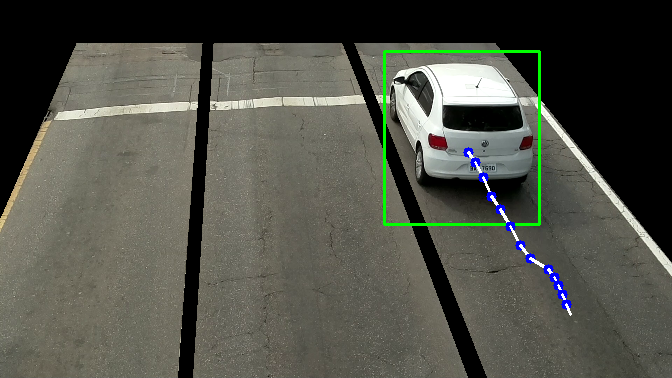
#> input picture img/115speed_54.06146347002367.png, 672 x 378 px, given as the content of the folder img/novo, which was not available
$ python join_images.py
#> lines starting #> are read from the running program, lines starting #| are printed output that depends on the picture; after the words box and inside, x2 and y2 are one past the last pixel; in counts of white or black regions, pixels touching at a corner belong together; pictures that were not available may be replaced by others from this repository, and a replacement may not be noted
# -*- coding: utf-8 -*-
"""
Created on Tue Oct 23 18:31:55 2018

@author: broch
"""
import os
import cv2
import numpy as np


PATH_VALOR_NOVO = 'img/novo'
PATH_VALOR_VELHO = 'img/velho'
PATH_OUT = 'img/'

NEW_VALUES = os.listdir(PATH_VALOR_NOVO)
OLD_VALUES = os.listdir(PATH_VALOR_VELHO)
array = []
for i in range(len(NEW_VALUES)):
    array.append((OLD_VALUES[i], NEW_VALUES[i]))


for new_img, old_img in array:
    if new_img == old_img:
        file_name = new_img[:new_img.find('.')]
        new_image = cv2.imread(f'{PATH_VALOR_NOVO}/{new_img}')
#> new_image is the input picture: shape (378, 672, 3); mean B, G, R 72.9, 82.2, 81.2
        old_image = cv2.imread(f'{PATH_VALOR_VELHO}/{old_img}')

        cv2.putText(new_image, 'New values', (20, 20), 2, .6, (255, 255, 255), 1)
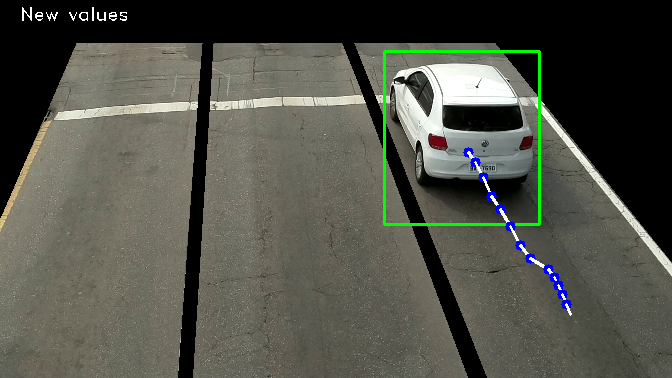
#> new_image: shape (378, 672, 3); 0.14% of pixels changed, all inside (x1, y1, x2, y2) = (22, 7, 127, 21)
        cv2.putText(old_image, 'Old values', (20, 20), 2, .6, (255, 255, 255), 1)
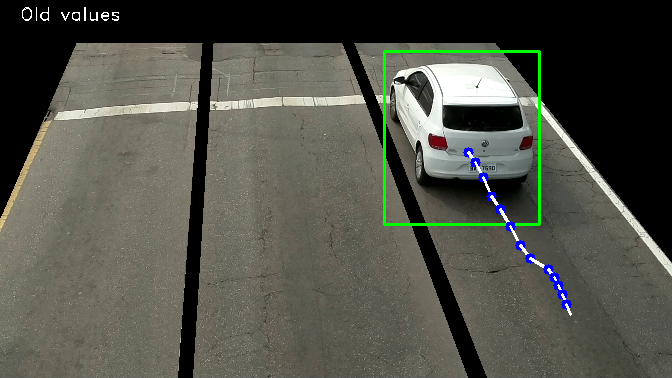
#> old_image: shape (378, 672, 3); 0.12% of pixels changed, all inside (x1, y1, x2, y2) = (22, 7, 119, 21)

        frame = np.vstack((old_image, new_image))
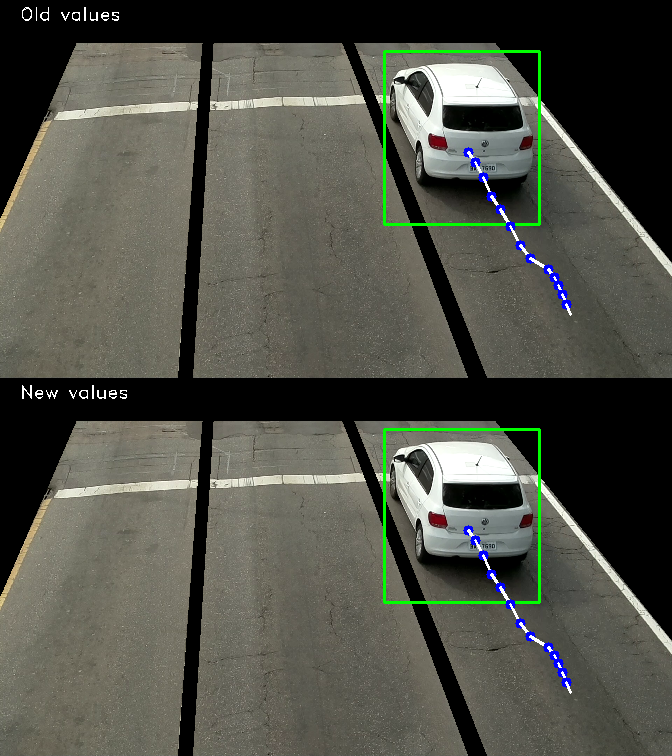
#> frame: shape (756, 672, 3); mean B, G, R 73.2, 82.5, 81.5

        cv2.imwrite(f'{PATH_OUT}{file_name}_result.png', frame)

        cv2.imshow('frame', frame)
        if cv2.waitKey(1) & 0xFF == ord('q'):  # tecla Q para fechar o video
#> (key q is pressed here)
            break
cv2.destroyAllWindows()

$ run again, on img/121speed_54.06146347002367.png
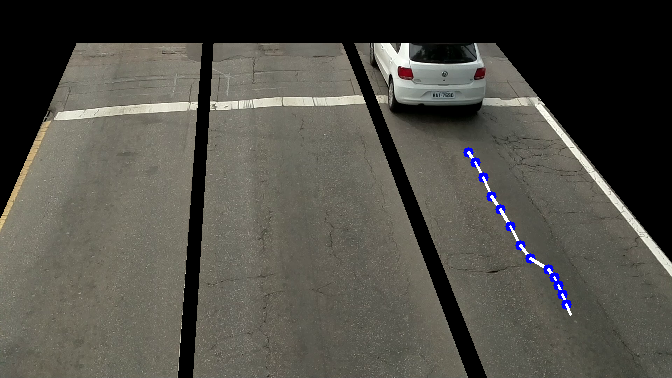
#> input picture img/121speed_54.06146347002367.png, 672 x 378 px, given as the content of the folder img/novo, which was not available
#> new_image is the input picture: shape (378, 672, 3); mean B, G, R 71.6, 78.9, 80.7
#> `cv2.putText(new_image, 'New values', (20, 20), 2, .6, (255, 255, 255),..`:
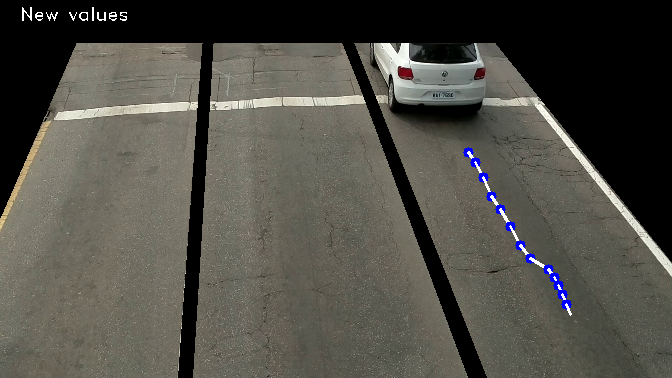
#> new_image: shape (378, 672, 3); 0.14% of pixels changed, all inside (x1, y1, x2, y2) = (22, 7, 127, 21)
#> old_image: shape (378, 672, 3); 0.12% of pixels changed, all inside (x1, y1, x2, y2) = (22, 7, 119, 21)
#> `frame = np.vstack((old_image, new_image))`:
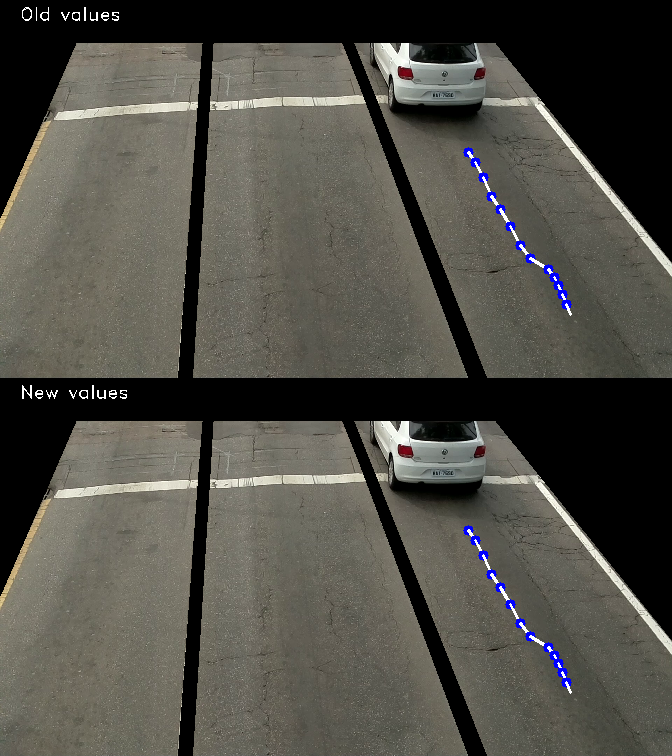
#> frame: shape (756, 672, 3); mean B, G, R 72, 79.2, 81
